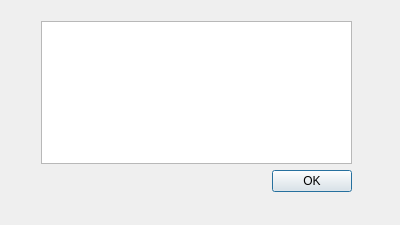
<?xml version="1.0" encoding="UTF-8"?>
<ui version="4.0">
 <class>Dialog</class>
 <widget class="QDialog" name="Dialog">
  <property name="geometry">
   <rect>
    <x>0</x>
    <y>0</y>
    <width>400</width>
    <height>225</height>
   </rect>
  </property>
  <property name="sizePolicy">
   <sizepolicy hsizetype="Fixed" vsizetype="Fixed">
    <horstretch>0</horstretch>
    <verstretch>0</verstretch>
   </sizepolicy>
  </property>
  <property name="minimumSize">
   <size>
    <width>400</width>
    <height>225</height>
   </size>
  </property>
  <property name="windowTitle">
   <string>Dialog</string>
  </property>
  <widget class="QWidget" name="">
   <property name="geometry">
    <rect>
     <x>41</x>
     <y>21</y>
     <width>311</width>
     <height>171</height>
    </rect>
   </property>
   <layout class="QGridLayout" name="gridLayout">
    <item row="0" column="0" colspan="2">
     <widget class="QListView" name="listView">
      <property name="itemAlignment">
       <set>Qt::AlignLeading|Qt::AlignLeft|Qt::AlignVCenter</set>
      </property>
     </widget>
    </item>
    <item row="1" column="0">
     <spacer name="horizontalSpacer">
      <property name="orientation">
       <enum>Qt::Horizontal</enum>
      </property>
      <property name="sizeHint" stdset="0">
       <size>
        <width>40</width>
        <height>20</height>
       </size>
      </property>
     </spacer>
    </item>
    <item row="1" column="1">
     <widget class="QDialogButtonBox" name="buttonBox">
      <property name="orientation">
       <enum>Qt::Horizontal</enum>
      </property>
      <property name="standardButtons">
       <set>QDialogButtonBox::Ok</set>
      </property>
     </widget>
    </item>
   </layout>
  </widget>
 </widget>
 <resources/>
 <connections>
  <connection>
   <sender>buttonBox</sender>
   <signal>accepted()</signal>
   <receiver>Dialog</receiver>
   <slot>accept()</slot>
   <hints>
    <hint type="sourcelabel">
     <x>248</x>
     <y>254</y>
    </hint>
    <hint type="destinationlabel">
     <x>157</x>
     <y>274</y>
    </hint>
   </hints>
  </connection>
  <connection>
   <sender>buttonBox</sender>
   <signal>rejected()</signal>
   <receiver>Dialog</receiver>
   <slot>reject()</slot>
   <hints>
    <hint type="sourcelabel">
     <x>316</x>
     <y>260</y>
    </hint>
    <hint type="destinationlabel">
     <x>286</x>
     <y>274</y>
    </hint>
   </hints>
  </connection>
 </connections>
</ui>
